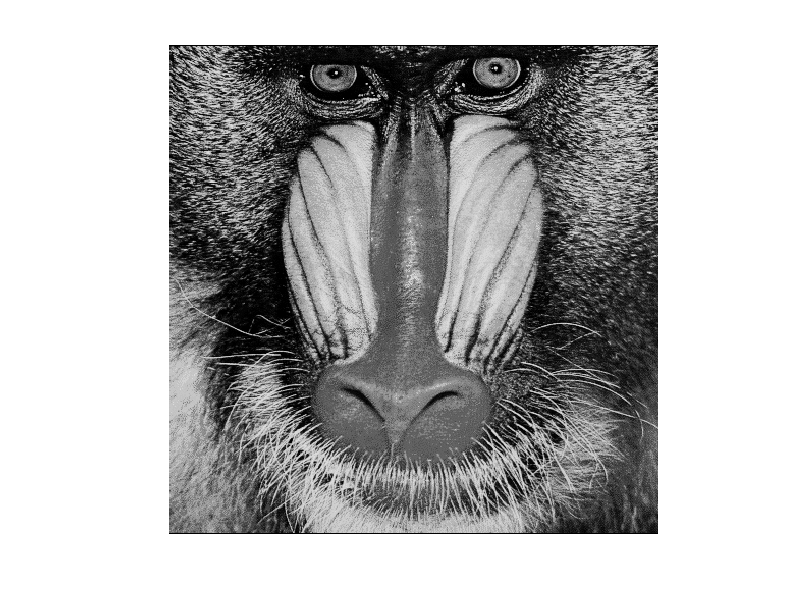
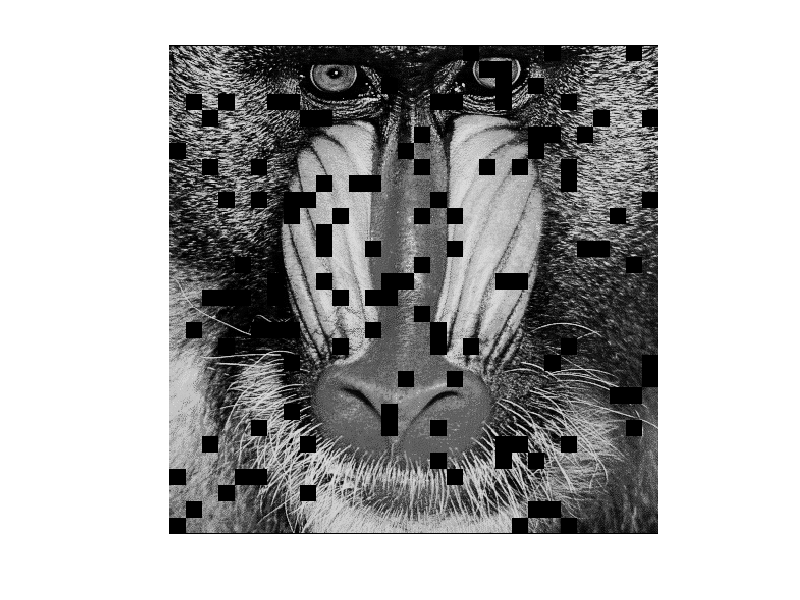

Here is the MATLAB script that generated these plots, in order: (Note: this script raises an error after producing the figures.)
% Convert a grayscale image into 8x8 macroblocks and process them to model
% packet loss impact.

mbsize = 16;         % size of macroblock (MB)

load('mandrills');  % load mandrill image (480x480 uint8 matrix)
figure(1);          % show original image
imshow(mandrill);

[imgx, imgy] = size(mandrill);  % image dimensions
mbx = imgx / mbsize;            % number of MBs in X
mby = imgy / mbsize;            % number of MBs in Y

mbs = cell(mbx, mby);           % cell array storing MBs
for i=1:mbx
    for j=1:mby
        mbs{i,j} = mandrill(mbsize*(i-1)+1:mbsize*i, mbsize*(j-1)+1:mbsize*j);
    end
end

% random discard of MBs to model packet loss impact
nd = 128;    % number of MBs to discard
xs=unidrnd(mbx, 1, nd);	% X index of MBs to discard
ys=unidrnd(mby, 1, nd);	% Y index of MBs to discard
damaged_mbs = mbs;
for i=1:nd
    damaged_mbs{xs(i),ys(i)}=zeros(mbsize,mbsize);    % set values of discarded MBs to 0
end

% convert damaged MBs back to an image
Y = zeros(imgx, imgy);
for i=1:mbx
    for j=1:mby
        Y(mbsize*(i-1)+1:mbsize*i,mbsize*(j-1)+1:mbsize*j)=damaged_mbs{i,j};
    end
end

mandrill_damaged = uint8(Y);    % convert to uint8 as a grayscale image
figure(2);                      % show damaged image
imshow(mandrill_damaged);
for i=1:mbx
    for j=1:mby
        damaged_mbs2(mbsize*(i-1)+1:mbsize*i,mbsize*(j-1)+1:mbsize*j)=damaged_mbs{i,j};
    end
end
damaged_mbs2 = double(damaged_mbs2);
damaged_mbs = cell(mbx, mby);           % cell array storing MBs
for i=1:mbx
    for j=1:mby
        damaged_mbs{i,j} = damaged_mbs2(mbsize*(i-1)+1:mbsize*i, mbsize*(j-1)+1:mbsize*j);
    end
end
concealed_mbs = macroblock_based( damaged_mbs,xs,ys,mbsize);
% convert macroblock based concealed MBs back to an image
Y2 = zeros(imgx, imgy);
Y = zeros(imgx, imgy);

for i=1:mbx
    for j=1:mby
        Y2(mbsize*(i-1)+1:mbsize*i,mbsize*(j-1)+1:mbsize*j)=concealed_mbs{i,j};
%         macro_concealed = uint8(Y2);    % convert to uint8 as a grayscale image
% figure(3);                      % show damaged image
% imshow(macro_concealed);
    end
end

macro_concealed = uint8(Y2);    % convert to uint8 as a grayscale image
figure(3);                      % show damaged image
imshow(macro_concealed);

fprintf('\nPSNR = %0.4f\n', psnr(mandrill_damaged, mandrill));   % PSNR of damaged image
fprintf('\nPSNR = %0.4f\n', psnr(macro_concealed, mandrill));   % PSNR of damaged image
